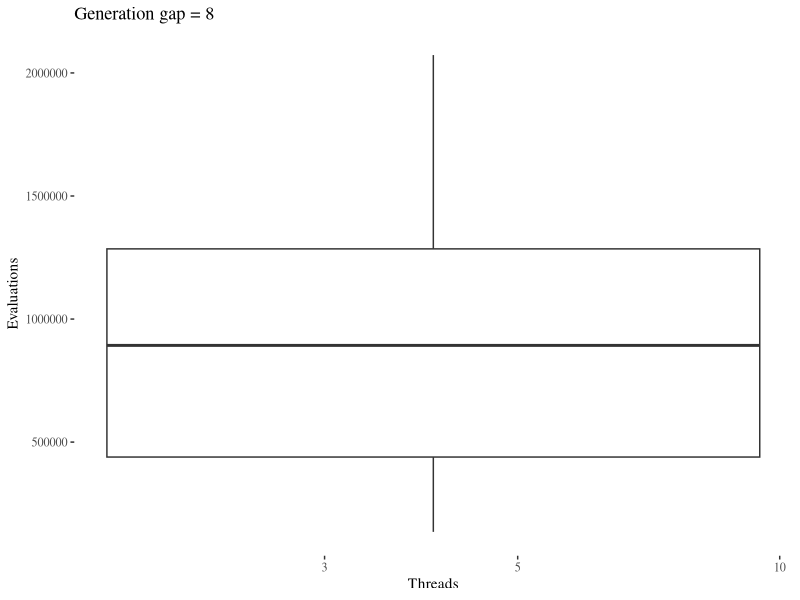
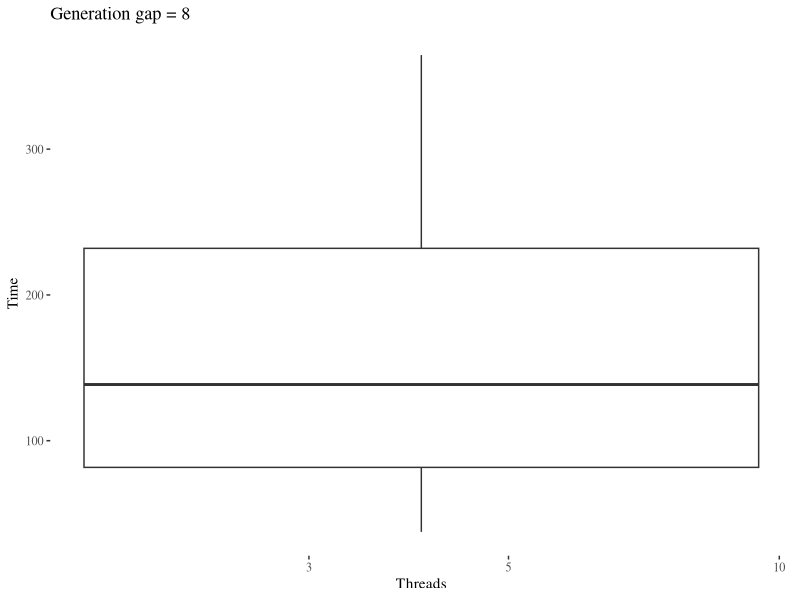
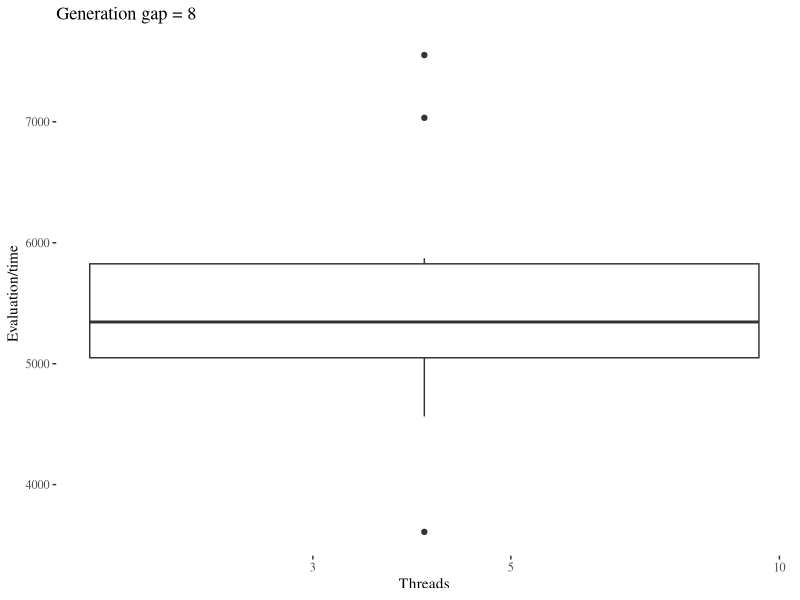
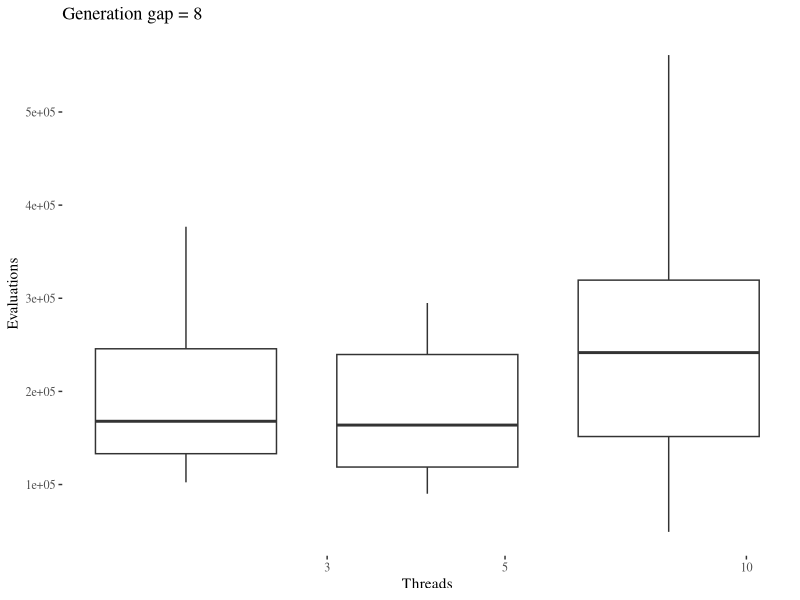
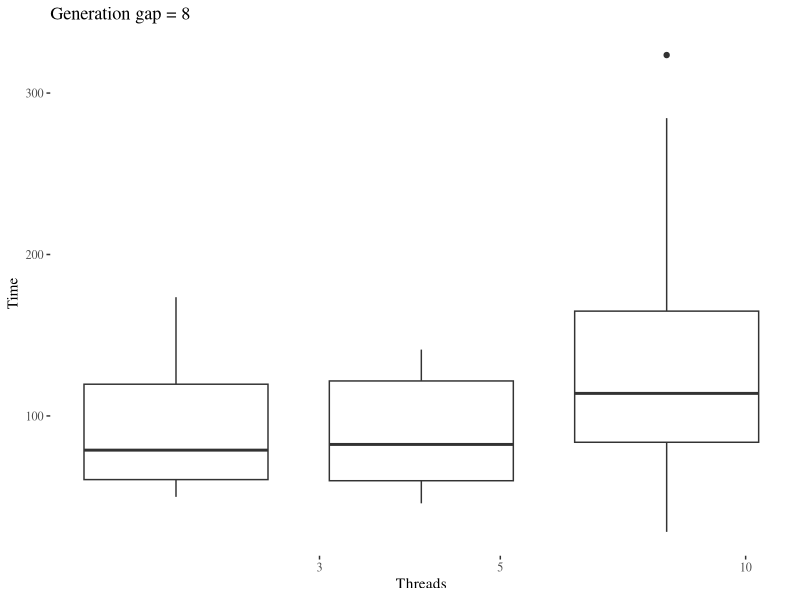
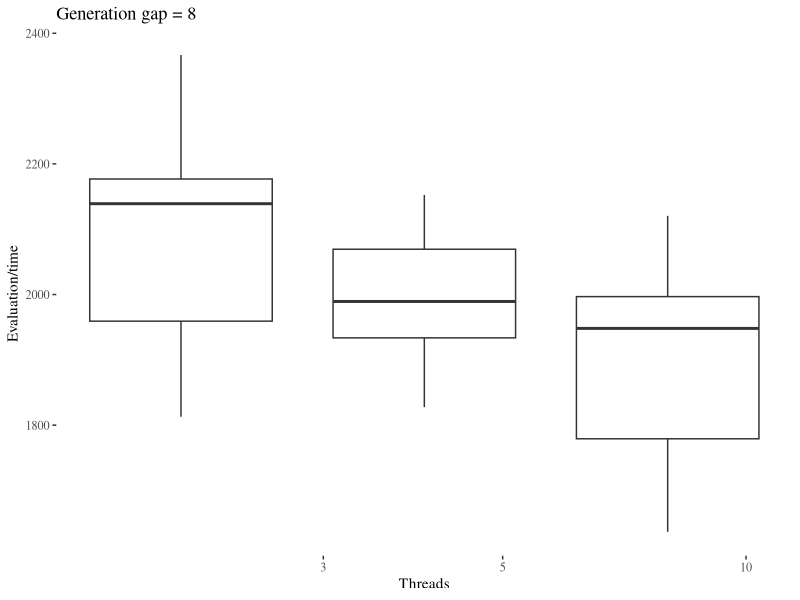
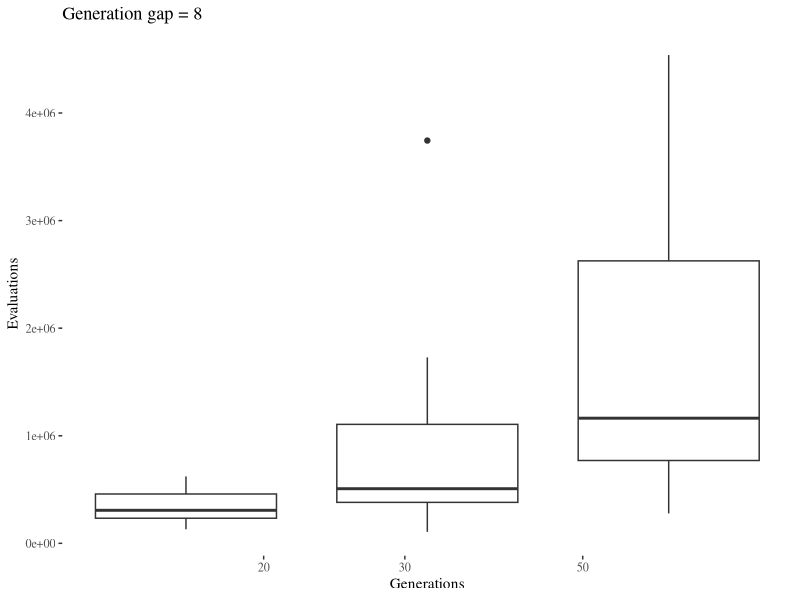
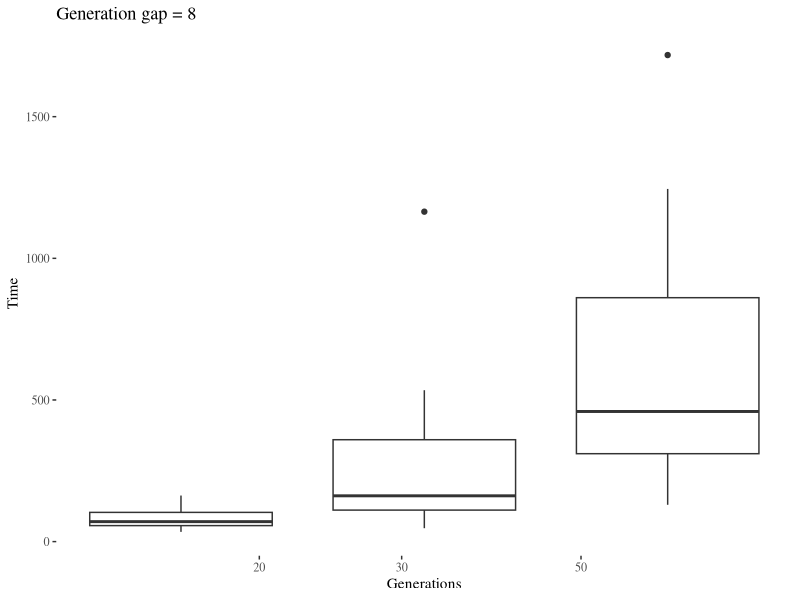

Write R code to recreate these figures, in order.
library(reshape2)
library(ggplot2)
library(ggthemes)

data.freqs.threads <- read.csv('../data/gecco-2019-freqs-threads.csv')
ggplot(data.freqs.threads,aes(x=Threads,y=Evaluations,group=Threads))+geom_boxplot()+scale_x_log10()+theme_tufte()+labs(x="Threads",y="Evaluations",title="Generation gap = 8")
ggplot(data.freqs.threads,aes(x=Threads,y=Time,group=Threads))+geom_boxplot()+scale_x_log10()+theme_tufte()+labs(x="Threads",y="Time",title="Generation gap = 8")
ggplot(data.freqs.threads,aes(x=Threads,y=Evaluations/Time,group=Threads))+geom_boxplot()+scale_x_log10()+theme_tufte()+labs(x="Threads",y="Evaluation/time",title="Generation gap = 8")


data.compress.threads <- read.csv('../data/gecco-2019-compress-threads.csv')
ggplot(data.compress.threads,aes(x=Threads,y=Evaluations,group=Threads))+geom_boxplot()+scale_x_log10()+theme_tufte()+labs(x="Threads",y="Evaluations",title="Generation gap = 8")
ggplot(data.compress.threads,aes(x=Threads,y=Time,group=Threads))+geom_boxplot()+scale_x_log10()+theme_tufte()+labs(x="Threads",y="Time",title="Generation gap = 8")
ggplot(data.compress.threads,aes(x=Threads,y=Evaluations/Time,group=Threads))+geom_boxplot()+scale_x_log10()+theme_tufte()+labs(x="Threads",y="Evaluation/time",title="Generation gap = 8")

data.freqs.generations <- read.csv('../data/gecco-2019-freqs-generations.csv')


ggplot(data.freqs.generations,aes(x=Generation.Gap,y=Evaluations,group=Generation.Gap))+geom_boxplot()+scale_x_log10()+theme_tufte()+labs(x="Generations",y="Evaluations",title="Generation gap = 8")
ggplot(data.freqs.generations,aes(x=Generation.Gap,y=Time,group=Generation.Gap))+geom_boxplot()+scale_x_log10()+theme_tufte()+labs(x="Generations",y="Time",title="Generation gap = 8")
ggplot(data.freqs.generations,aes(x=Generation.Gap,y=Evaluations/Time,group=Generation.Gap))+geom_boxplot()+scale_x_log10()+theme_tufte()+labs(x="Generations",y="Evaluation/time",title="Generation gap = 8")
